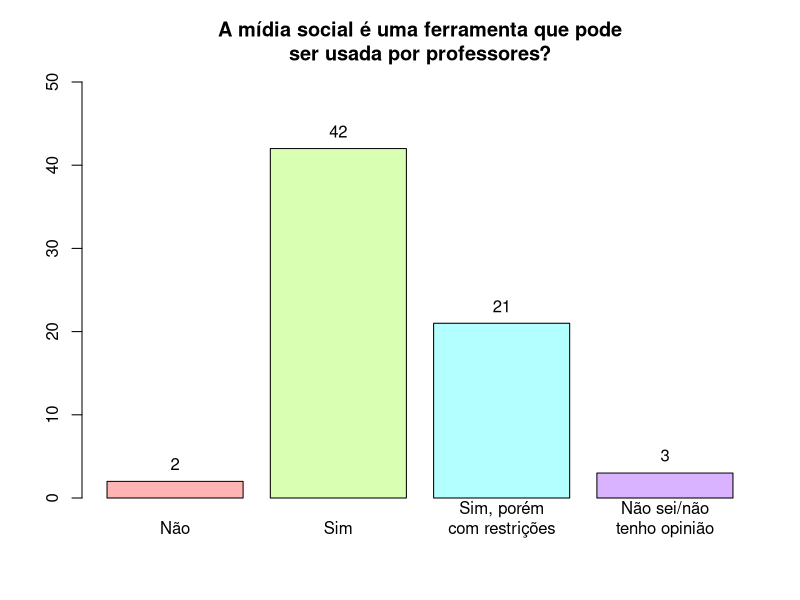
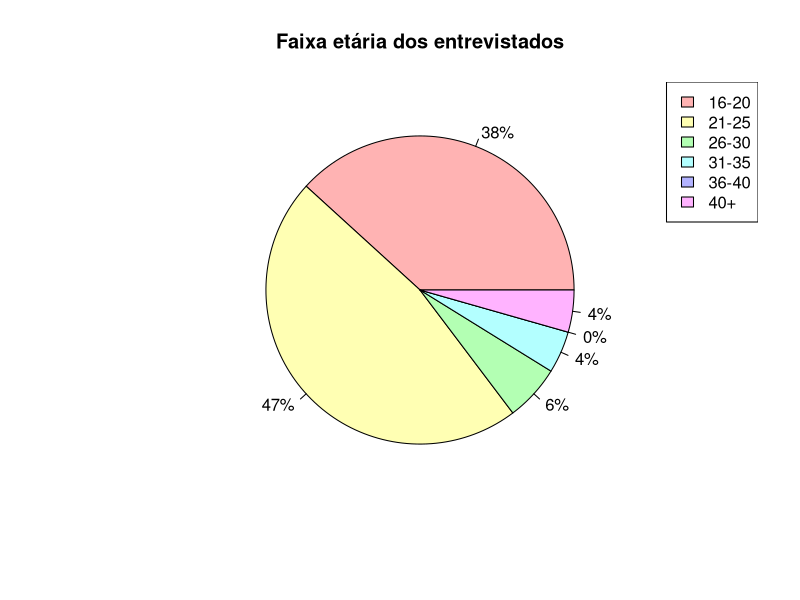
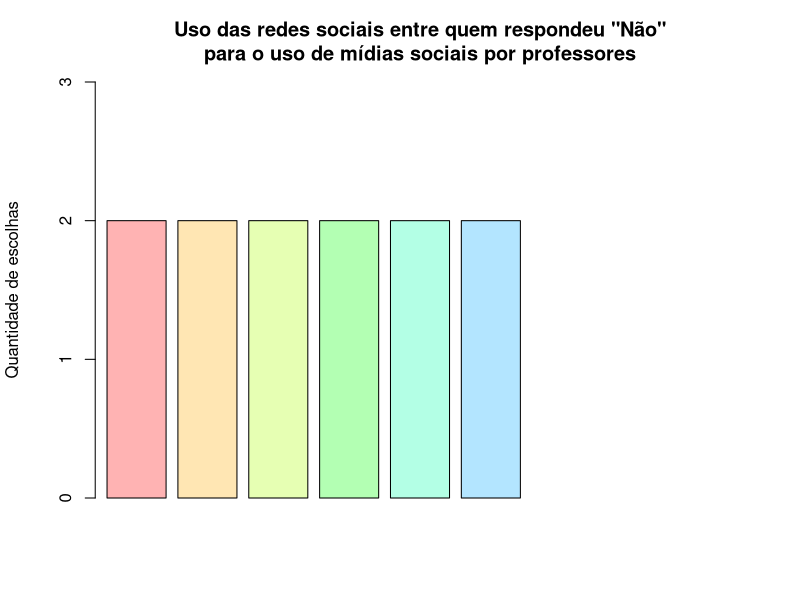
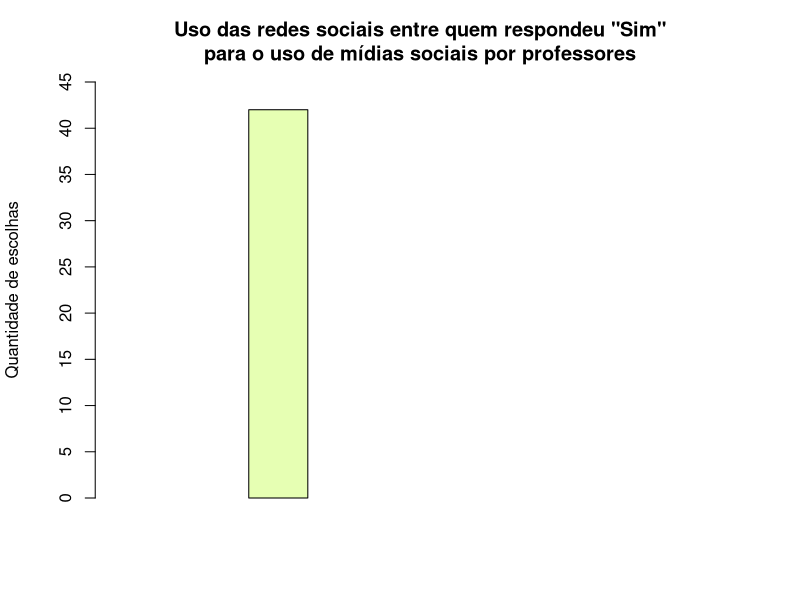
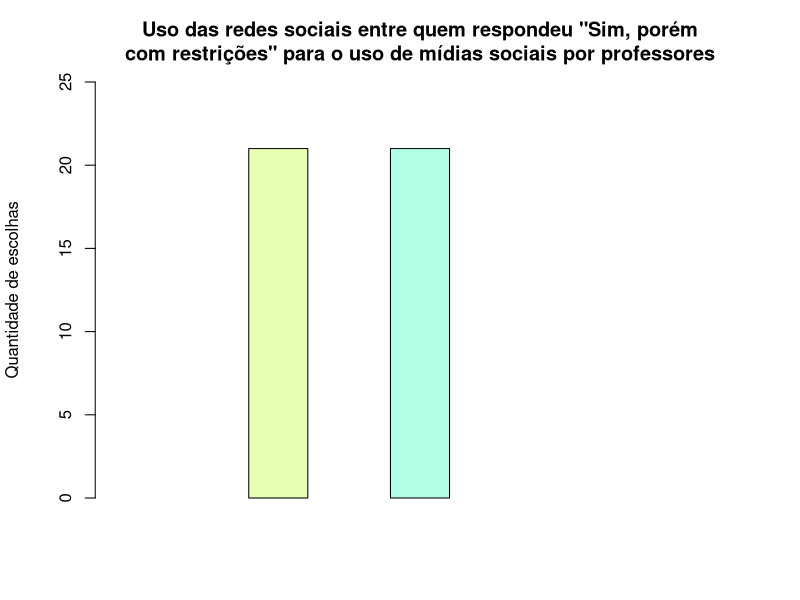

Write R code to recreate these figures, in order. (Note: this script raises an error after producing the figures.)
## ---- chunk 1
# ../codigos/uso-midia-social-professores.r
library(readxl)
df <- read_excel("../dados/umses_alunos_2018.xlsx")

lbls <- c("Não", "Sim", "Sim, porém\ncom restrições", "Não sei/não\ntenho opinião")
xval <- barplot(table(df$usoacademico),
        main="A mídia social é uma ferramenta que pode\nser usada por professores?",
        ylim=c(0, 50),
        names.arg=lbls,
        col=rainbow(4, s=.3))
text(x=xval, y=table(df$usoacademico) + max(table(df$usoacademico)) * 0.05, table(df$usoacademico))
## ---- chunk 2
# ../codigos/distribuicao-idade.r
library(readxl)
df <- read_excel("../dados/umses_alunos_2018.xlsx")
idade <- table(df$idade)
nidade <- as.table(0)
names(nidade) <- 5
idades <- c(idade, nidade)
idadeOrdenada <- idades[order(names(idades))]
idadeLbl = c("16-20", "21-25", "26-30", "31-35", "36-40", "40+")
idadePercent = sprintf("%d%%", round(100 * idadeOrdenada / sum(idadeOrdenada)))
pie(idadeOrdenada, labels=idadePercent, col=rainbow(6, s=.3), main="Faixa etária dos entrevistados")
legend("topright", idadeLbl, fill=rainbow(6, s=.3))
## ---- chunk 3
# ../codigos/relacao-uso-midias-sociais-por-uso-redes-sociais.R
library(readxl)
df <- read_excel("../dados/umses_alunos_2018.xlsx")
tabela <- cbind(df$twitter, df$facebook, df$whatsapp, df$linkedin, df$youtube, df$instagram, df$snapchat, df$tumblr, df$pinterest, df$usoacademico)
lbls <- c("Twitter", "Facebook", "Whatsapp", "Linkedin", "Youtube", "Instagram", "Snapchat", "Tumblr", "Pinterest")
tab1 <- tabela[tabela[, 10] == 1, 1:9]
graf1 <- colSums(tab1[1:length(tab1[, 1]), 1:9])
tab2 <- tabela[tabela[, 10] == 2, 1:9]
graf2 <- colSums(tab2[1:length(tab2[, 1]), 1:9])
tab3 <- tabela[tabela[, 10] == 3, 1:9]
graf3 <- colSums(tab3[1:length(tab3[, 1]), 1:9])
tab4 <- tabela[tabela[, 10] == 4, 1:9]
graf4 <- colSums(tab4[1:length(tab4[, 1]), 1:9])
xval1 <- barplot(graf1,
                 main="Uso das redes sociais entre quem respondeu \"Não\"\npara o uso de mídias sociais por professores",
                 ylab="Quantidade de escolhas",
                 beside=TRUE,
                 axes=FALSE,
                 axisnames=FALSE,
                 col=rainbow(9, s=.3),
                 ylim=c(0, 3))
axis(0:3, side=2, pos=c(0, 0))
text(lbls, x=xval1, y=-0.05 * max(graf1), srt="45", xpd=TRUE, adj=1)
text(graf1, x=xval1, y=graf1 + 0.05 * max(graf1))

xval2 <- barplot(graf2,
                 main="Uso das redes sociais entre quem respondeu \"Sim\"\npara o uso de mídias sociais por professores",
                 ylab="Quantidade de escolhas",
                 beside=TRUE,
                 axes=FALSE,
                 axisnames=FALSE,
                 col=rainbow(9, s=.3),
                 ylim=c(0, 45))
axis(seq(0, 45, 5), side=2, pos=c(0, 0))

text(lbls, x=xval2, y=-0.05 * max(graf2), srt="45", xpd=TRUE, adj=1)
text(graf2, x=xval2, y=graf2 + 0.05 * max(graf2))

xval3 <- barplot(graf3,
                 main="Uso das redes sociais entre quem respondeu \"Sim, porém\ncom restrições\" para o uso de mídias sociais por professores",
                 ylab="Quantidade de escolhas",
                 beside=TRUE,
                 axes=FALSE,
                 axisnames=FALSE,
                 col=rainbow(9, s=.3),
                 ylim=c(0, 25))
axis(seq(0, 25, 5), side=2, pos=c(0, 0))

text(lbls, x=xval3, y=-0.05 * max(graf3), srt="45", xpd=TRUE, adj=1)
text(graf3, x=xval3, y=graf3 + 0.05 * max(graf3))

xval4 <- barplot(graf4,
                 main="Uso das redes sociais entre quem respondeu \"Não sei/Não\ntenho opinião\"\ para o uso de mídias sociais por professores",
                 ylab="Quantidade de escolhas",
                 beside=TRUE,
                 axes=FALSE,
                 axisnames=FALSE,
                 col=rainbow(9, s=.3),
                 ylim=c(0, max(graf4) + 1))
axis(0:(max(graf4) + 1), side=2, pos=c(0, 0))

text(lbls, x=xval4, y=-0.05 * max(graf4), srt="45", xpd=TRUE, adj=1)
text(graf4, x=xval4, y=graf4 + 0.05 * max(graf4))
## ---- chunk 4
# ../codigos/tempo-medio-gasto.r
library(readxl)
df <- read_excel("../dados/umses_alunos_2018.xlsx")
lbls <- c("0h-1h", "1h-2h", "2h-3h", "3h-4h", "4h-5h", "5h+")
aux <- as.vector(table(df$tempogasto))
h1 = aux[1] + aux[2] + aux[3] 
tabelaTempoGasto <- c(h1, aux[-(1:3)])
xval <- barplot(tabelaTempoGasto,
                main="Quanto tempo é gasto diariamente em redes sociais",
                axisnames=FALSE,
                ylab="Quantidade de pessoas",
                ylim=c(0, 23),
                col=rainbow(8, s=.3),
                space=0)
text(x=xval, y=tabelaTempoGasto + 0.05*max(tabelaTempoGasto), tabelaTempoGasto, font=2)
text(lbls, x=xval, y=-0.05 * max(tabelaTempoGasto), xpd=TRUE)
tempos <- c(30, 90, 150, 210, 270, 300)
tempoMedio <- 0
for(i in 1:length(tabelaTempoGasto)) {
  tempoMedio <- tempoMedio + tempos[i] * tabelaTempoGasto[i]
}
media <- tempoMedio / 68 / 60
horas <- floor(media)
minutos <- (media - horas) * 60
segments(x0=media, x1=media, y0=0, y1= 20, col="red")
text(paste("Tempo médio", "(", horas, "h", round(minutos), ")"), x=media, y=21, col="red")
## ---- chunk 5
# ../codigos/relacao-uso-midias-sociais-professores-por-tempo-diario.r
library(readxl)
df <- read_excel("../dados/umses_alunos_2018.xlsx")
nrow1 <- as.table(c(0, 0, 0, 0))
names(nrow1) <- c(1, 2, 3, 4)
graf4 <- rbind(nrow1, table(data.frame(df$tempogasto, df$usoacademico)))
rownames(graf4) <- c(1, 2, 3, 4, 5, 6, 7, 8, 9)
labeltempouso <- c("5-10min", "10-30min", "30min-1h", "1-2h", "2-3h", "3-4h", "4-5h", "mais de 5h")
labelusoacademico <- c("Não", "Sim", "Sim, porém\ncom\nrestrições", "Sem opinião")
plot <- barplot(graf4, beside = TRUE, 
                col = rainbow(9, s=.3), 
                xaxt = "n",
                ylim = c(0,max(graf4) + 1),
                main = "Relação entre respostas se mídias sociais devem ser usadas\npor professores e tempo de uso diário de mídias sociais")
legend("topright", labeltempouso, fill = rainbow(8, s=.3))
text(plot[1,] + 3, -.3, srt = "0", labelusoacademico, pos = 1, xpd = TRUE, cex = 1)
## ---- chunk 6
# ../codigos/relacao-uso-midias-sociais-educacao-por-idade.r
library(readxl)
df <- read_excel("../dados/umses_alunos_2018.xlsx")
nrow <- as.table(c(0, 0, 0, 0))
names(nrow) <- c(1, 2, 3, 4)
graf <- table(data.frame(df$usoacademico, df$idade))
ngraf <- cbind(graf[,1:4], nrow, graf[,5])
colnames(ngraf) <- c(1, 2, 3, 4, 5, 6)
lbls = c("16-20", "21-25", "26-30", "31-35", "36-40", "40+")
barplot(ngraf,
        main="Relação entre respostas sobre uso de mídias\nsociais na educação e idade",
        beside=TRUE,
        names.arg=lbls,
        ylim=c(0, max(ngraf) + 5),
        col=rainbow(4, s=.3),
        xlab="Idade",
        ylab="Quantidade de respostas")
legend("topright", c("Não", "Sim", "Sim, com restrições", "Não sei/não tenho opinião"), fill=rainbow(4, s=.3))
## ---- chunk 7
# ../codigos/midia-social-aproxima-prof-aluno.r
library(readxl)
df <- read_excel("../dados/umses_alunos_2018.xlsx")
profchegaal <- table(df$profchegaal)
ylab = barplot(profchegaal, 
               names.arg = c('Não', 'Sim', 'Sem opinião'),
               col = rainbow(3, s=.3),
               ylab = "Quantidade de escolhas", 
               ylim = c(0, max(profchegaal) + 3), 
               main = "A mídia social é a melhor\nforma dos professores se\naproximarem de seus alunos")
text(ylab, profchegaal+1.5, profchegaal)
## ---- chunk 8
# ../codigos/relacao-midia-social-aproxima-prof-aluno-por-idade.r
library(readxl)
df <- read_excel("../dados/umses_alunos_2018.xlsx")
ncol <- as.table(c(0, 0, 0))
rownames(ncol) <- c(1, 2, 3)
tabela <- table(df$idade, df$profchegaal)
graf <- rbind(tabela[1:4,], ncol, tabela[5,])
rownames(graf) <- c(1, 2, 3, 4, 5, 6)
barplot(graf,
        beside=TRUE,
        ylab="Quantidade de respostas",
        main="Idades dos entrevistados por opinião sobre o uso das mídias\nsociais ser o melhor jeito de aproximar professores de alunos",
        col=rainbow(6, s=.3),
        ylim=c(0, 18),
        names.arg=c("Não", "Sim", "Não sei/não tenho opinião"))
legend("topright", legend=c("16-20", "21-25", "26-30", "31-35", "36-40", "40+"), fill=rainbow(6, s=.3), title="Idade")
## ---- chunk 9
# ../codigos/relacao-uso-midias-sociais-educacao-por-aproximacao-aluno-prof.r
library(readxl)
# Carrega a planilha em um dataframe
df <- read_excel("../dados/umses_alunos_2018.xlsx")
graf <- table(data.frame(df$usoacademico, df$profchegaal))
lbls = c("Sim", "Não", "Sem opinião/\nNão sei")
barplot(graf,
        main="Relação entre respostas sobre uso de mídias\nsociais na educação e se elas são a melhor\nforma de aproximação entre alunos e professor",
        beside=TRUE,
        names.arg=lbls,
        ylim=c(0, max(graf) + 2),
        col=rainbow(4, s=.3),
        xlab="É a melhor forma de aproximação entre alunos e professores?",
        ylab="Quantidade de respostas")
legend("topright", c("Não", "Sim", "Sim, com restrições", "Não sei/não tenho opinião"), fill=rainbow(4, s=.3))
## ---- chunk 10
# ../codigos/dificuldades-uso-educacao.r
library(readxl)
df <- read_excel("../dados/umses_alunos_2018.xlsx")
total <- length(df$distracao)
outros <- sum(table(df$outras_dificuldades))
distracao <- table(df$distracao)[names(table(df$distracao)) == "1"]
usoindev <- table(df$usoindev)[names(table(df$usoindev)) == "1"]
prejintera <- table(df$prejintera)[names(table(df$prejintera)) == "1"]
bulling <- table(df$bulling)[names(table(df$bulling)) == "1"]
continadeq <- table(df$continadeq)[names(table(df$continadeq)) == "1"]
labels <- c("Distração", "Uso indevido", "Prejudica a interação aluno-professor", "Cyber-bullying", "Publicação de conteúdo inadequado")
values <- c(distracao, usoindev, prejintera, bulling, continadeq)
dados <- data.frame(labels, values)
nl <- data.frame("Outros", outros)
names(nl) <- c("labels", "values")
dadosOrdenados <- rbind(dados[with(dados, order(dados$values)),], nl)
xval <- barplot(dadosOrdenados$values,
        main="Dificuldades no uso de mídias sociais\nnum ambiente educacional",
        col=rainbow(6, s=.3),
        ylim=c(0, ceiling(total / 10) * 10),
        ylab="Quantidade de pessoas")
text(x=xval, y=dadosOrdenados$values + 0.05 * max(dadosOrdenados$values), dadosOrdenados$values, xpd=TRUE)
legend("topleft", legend=dadosOrdenados$labels, fill=rainbow(6, s=.3))
## ---- chunk 11

